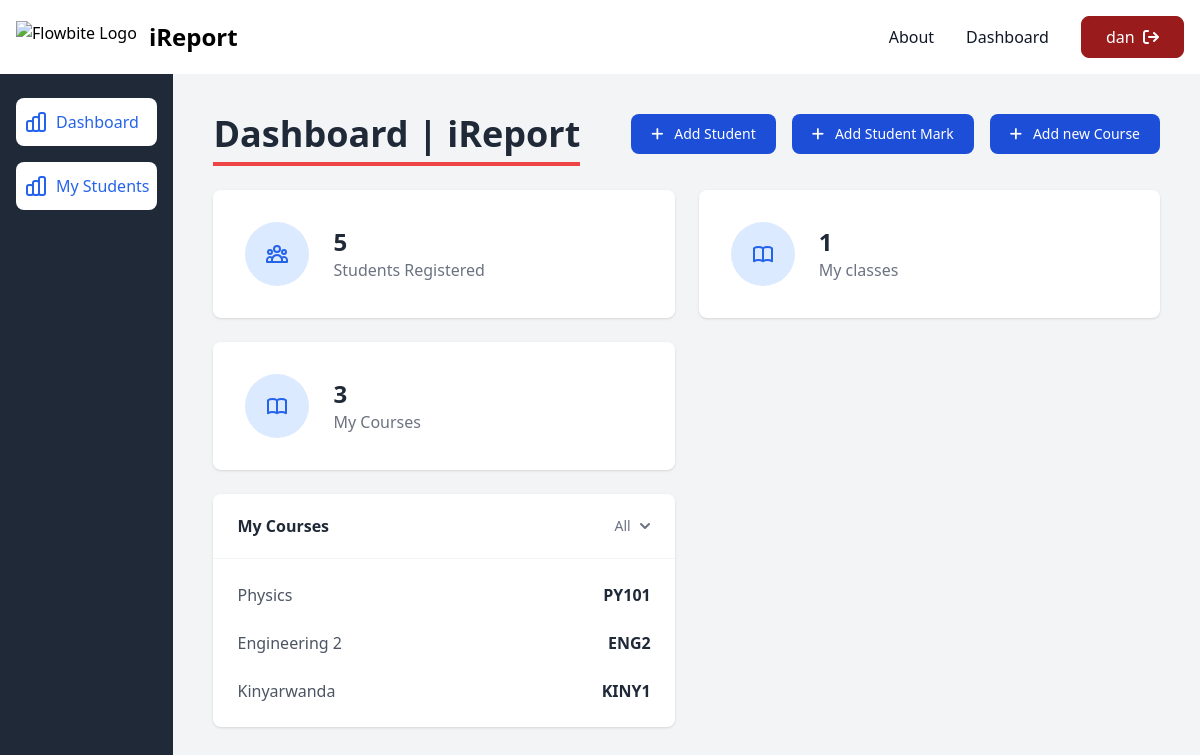
The page /dashboard/ (signed in) on the database its author committed.
### MainApp/models.py (models this page shows, shortened)
class Course(models.Model):
    creator = models.ForeignKey(User, on_delete=models.CASCADE)
    title = models.CharField(max_length=100)
    code = models.CharField(max_length=10)

### MainApp/views.py (the view)
# urls.py: path('dashboard/', Dashboard.as_view()),
class Dashboard(LoginRequiredMixin,View):
    def get(self,request):
        logged_in_user = User.objects.filter(username = request.user).first()
        myStudents = Student.objects.filter(creator = logged_in_user).all()
        my_classes = TheClass.objects.filter(creator = logged_in_user).all()
        my_courses = Course.objects.filter(creator = logged_in_user).all()
        context ={
            "my_students":myStudents,
            'my_classes':my_classes,
            'my_courses':my_courses,
        }
        return render(request,'dashboard.html',context)

### MainApp/templates/dashboard.html (shortened to what this page needs)
{% extends 'dashboard_base.html' %} {% block dashboard %}
<section
  class="flex bg-gray-100 min-h-screen"
  x-data="{panel:false, menu:true}"
>
  {% include 'aside.html' %}
  <div class="flex-grow text-gray-800">
    <main class="p-6 sm:p-10 space-y-6">
      <div
        class="flex flex-col space-y-6 md:space-y-0 md:flex-row justify-between"
      >
        <div class="mr-6">
          <h1 class="text-4xl font-semibold mb-2">Dashboard | iReport</h1>
          <div class="border-red-500 border-2">
          </div>
        </div>
        <div class="flex flex-wrap items-start justify-end gap-4 -mb-3">
          <button
            data-modal-target="crud-modal"
            data-modal-toggle="crud-modal"
            class="block text-white bg-blue-700 hover:bg-blue-800 focus:ring-4 focus:outline-none focus:ring-blue-300 font-medium rounded-lg text-sm px-5 py-2.5 text-center dark:bg-blue-600 dark:hover:bg-blue-700 dark:focus:ring-blue-800"
            type="button"
          >
            <i class="fa-solid fa-plus"></i> &nbsp; Add Student
          </button>
          <button
            data-modal-target="mark-modal"
            data-modal-toggle="mark-modal"
            class="block text-white bg-blue-700 hover:bg-blue-800 focus:ring-4 focus:outline-none focus:ring-blue-300 font-medium rounded-lg text-sm px-5 py-2.5 text-center dark:bg-blue-600 dark:hover:bg-blue-700 dark:focus:ring-blue-800"
            type="button"
          >
            <i class="fa-solid fa-plus"></i> &nbsp; Add Student Mark
          </button>
          <button
            data-modal-target="course-modal"
            data-modal-toggle="course-modal"
            class="block text-white bg-blue-700 hover:bg-blue-800 focus:ring-4 focus:outline-none focus:ring-blue-300 font-medium rounded-lg text-sm px-5 py-2.5 text-center dark:bg-blue-600 dark:hover:bg-blue-700 dark:focus:ring-blue-800"
            type="button"
          >
            <i class="fa-solid fa-plus"></i> &nbsp; Add new Course
          </button>
        </div>
      </div>
      <section class="grid md:grid-cols-2 xl:grid-cols-4 gap-6">
        <div class="flex items-center p-8 bg-white shadow rounded-lg">
          <div
            class="inline-flex flex-shrink-0 items-center justify-center h-16 w-16 text-blue-600 bg-blue-100 rounded-full mr-6"
          >
          </div>
          <div>
            <span class="block text-2xl font-bold"
              >{{ my_students.count }}</span
            >
            <span class="block text-gray-500">Students Registered</span>
          </div>
        </div>
        <div class="flex items-center p-8 bg-white shadow rounded-lg">
          <div
            class="inline-flex flex-shrink-0 items-center justify-center h-16 w-16 text-blue-600 bg-blue-100 rounded-full mr-6"
          >
          </div>
          <div>
            <span class="block text-2xl font-bold">{{my_classes.count}}</span>
            <span class="block text-gray-500">My classes</span>
          </div>
        </div>
        <div class="flex items-center p-8 bg-white shadow rounded-lg">
          <div
            class="inline-flex flex-shrink-0 items-center justify-center h-16 w-16 text-blue-600 bg-blue-100 rounded-full mr-6"
          >
          </div>
          <div>
            <span class="block text-2xl font-bold">{{my_courses.count}}</span>
            <span class="block text-gray-500">My Courses </span>
          </div>
        </div>
      </section>
      <section
        class="grid md:grid-cols-2 xl:grid-cols-4 xl:grid-rows-3 xl:grid-flow-col gap-6"
      >
        <div class="row-span-3 bg-white shadow rounded-lg">
          <div
            class="flex items-center justify-between px-6 py-5 font-semibold border-b border-gray-100"
          >
            <span>My Courses</span>
            <button
              type="button"
              class="inline-flex justify-center rounded-md px-1 -mr-1 bg-white text-sm leading-5 font-medium text-gray-500 hover:text-gray-600"
              id="options-menu"
              aria-haspopup="true"
              aria-expanded="true"
            >
              All
              <svg
                class="-mr-1 ml-1 h-5 w-5"
                xmlns="http://www.w3.org/2000/svg"
                viewBox="0 0 20 20"
                fill="currentColor"
              >
                <path
                  fill-rule="evenodd"
                  d="M5.293 7.293a1 1 0 011.414 0L10 10.586l3.293-3.293a1 1 0 111.414 1.414l-4 4a1 1 0 01-1.414 0l-4-4a1 1 0 010-1.414z"
                  clip-rule="evenodd"
                />
              </svg>
            </button>
          </div>
          <div class="overflow-y-auto" style="max-height: 24rem">
            <ul class="p-6 space-y-6">
              {% for course in my_courses%}
              <li class="flex items-center">
                <span class="text-gray-600">{{course.title}}</span>
                <span class="ml-auto font-semibold">{{course.code}}</span>
              </li>
              {% endfor %}
            </ul>
          </div>
        </div>
      </section>
    </main>
  </div>
</section>
{% endblock %}

### MainApp/templates/base.html (shortened to what this page needs)
{% load static %}
<!DOCTYPE html>
<html lang="en">
  <head>
    <link
      rel="stylesheet"
      href="https://cdnjs.cloudflare.com/ajax/libs/font-awesome/6.5.2/css/all.min.css"
    />
    <link
      rel="stylesheet"
      href="https://cdnjs.cloudflare.com/ajax/libs/font-awesome/6.5.2/css/all.min.css"
    />
    <link
      href="https://cdnjs.cloudflare.com/ajax/libs/flowbite/2.3.0/flowbite.min.css"
      rel="stylesheet"
    />
    <script src="https://cdn.tailwindcss.com"></script>
  </head>
  <body class="overflow-x-hidden">
    <nav class="bg-white border-gray-200 dark:bg-gray-900">
      <div
        class="max-w-screen-xl flex flex-wrap items-center justify-between mx-auto p-4"
      >
        <a href="/" class="flex items-center space-x-3 rtl:space-x-reverse">
          <img
            src="https://flowbite.com/docs/images/logo.svg"
            class="h-8"
            alt="Flowbite Logo"
          />
          <span
            class="self-center text-2xl font-semibold whitespace-nowrap dark:text-white"
            >iReport</span
          >
        </a>
        <div class="hidden w-full md:block md:w-auto" id="navbar-default">
          <ul
            class="font-medium flex flex-col items-center p-4 md:p-0 mt-4 border border-gray-100 rounded-lg bg-gray-50 md:flex-row md:space-x-8 rtl:space-x-reverse md:mt-0 md:border-0 md:bg-white dark:bg-gray-800 md:dark:bg-gray-900 dark:border-gray-700"
          >
            <li>
              <a
                href="/"
                class="block py-2 px-3 text-white bg-blue-700 rounded md:bg-transparent md:p-0 dark:text-white md:hover:text-orange-700"
                aria-current="page"
                >Home</a
              >
            </li>
            <li>
              <a
                href="/#about"
                class="block py-2 px-3 text-gray-900 rounded hover:bg-gray-100 md:hover:bg-transparent md:border-0 md:hover:text-blue-700 md:p-0 dark:text-white md:dark:hover:text-orange-500 dark:hover:bg-gray-700 dark:hover:text-white md:dark:hover:bg-transparent"
                >About</a
              >
            </li>
            <li>
              <a
                href="/dashboard"
                class="block py-2 px-3 text-gray-900 rounded hover:bg-gray-100 md:hover:bg-transparent md:border-0 md:hover:text-blue-700 md:p-0 dark:text-white md:dark:hover:text-orange-500 dark:hover:bg-gray-700 dark:hover:text-white md:dark:hover:bg-transparent"
                >Dashboard</a
              >
            </li>
            <a
              href="/logout"
              class="flex items-center py-2 px-6 hover:bg-transparent hover:text-red-800 border border-red-800 bg-red-800 text-white rounded-lg"
            >
              {{request.user}} &nbsp; <i class="fa-solid fa-sign-out"></i
            ></a>
          </ul>
        </div>
      </div>
    </nav>
    {% block content %} {% endblock content%} {% block footer%} {% endblock%}
  </body>
</html>

### rows shown on the page
Course: title "Physics", code "PY101"
Course: title "Engineering 2", code "ENG2"
Course: title "Kinyarwanda", code "KINY1"

### other values the page prints
{{ request.user }} "dan"
{{ my_students.count }} "5"
{{ my_classes.count }} "1"
{{ my_courses.count }} "3"
